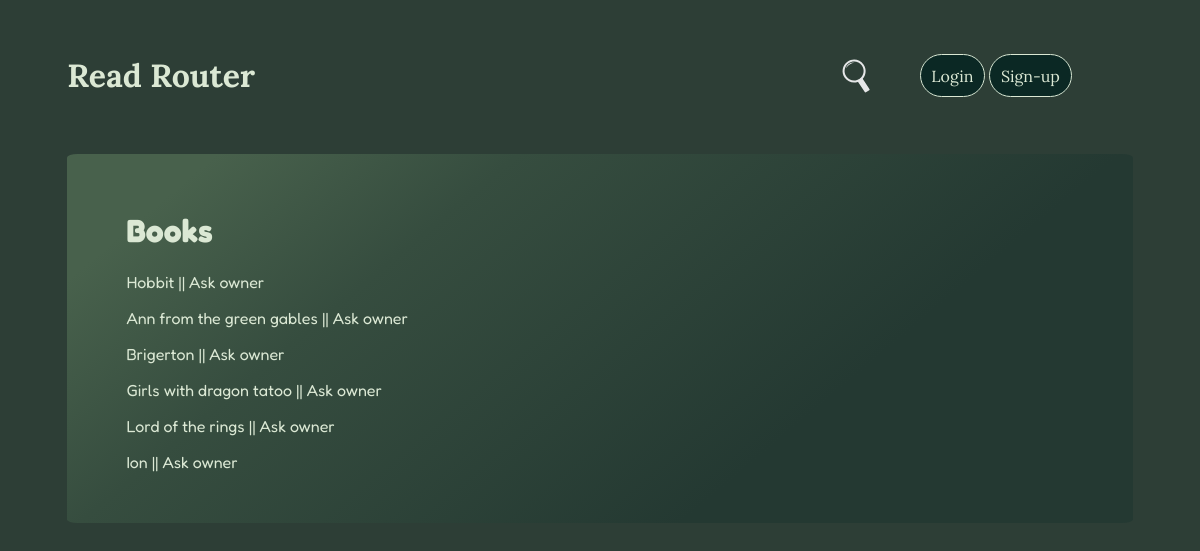
The app's page /books, older data.
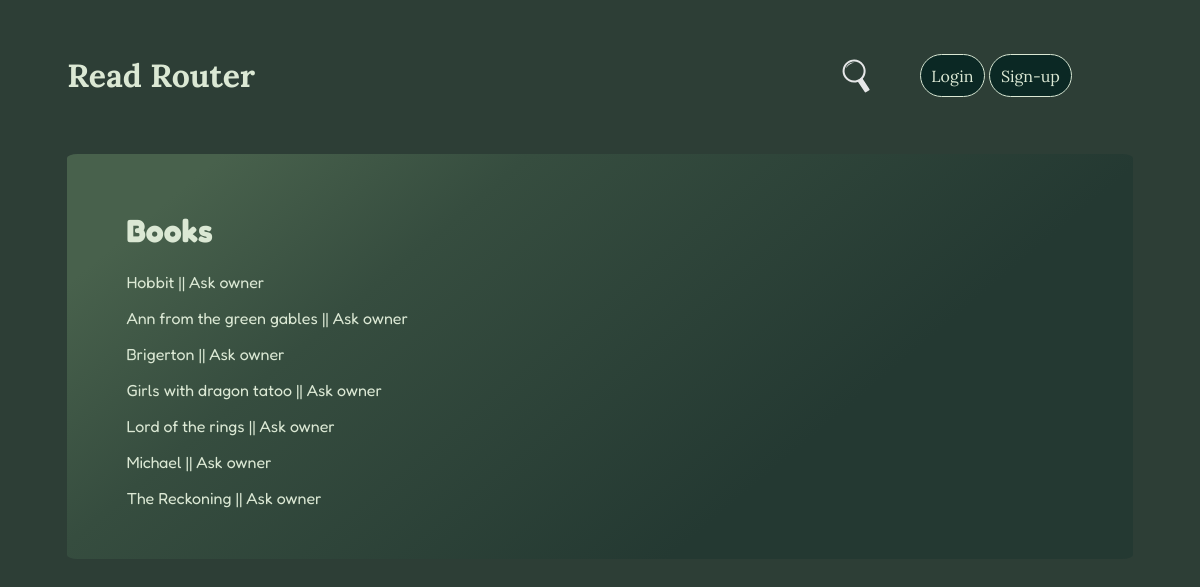
The same page, newer data.
### myapp/core/models/book.py (models this page shows, shortened)
class Book(db.Model):
    __tablename__ = 'book'
    id = db.Column(db.Integer, primary_key=True)
    title = db.Column(db.String(50), nullable=True)
    author = db.Column(db.String(20))
    year_of_publication = db.Column(db.String(5))
    about = db.Column(db.String)
    owner = db.Column(db.Integer)
    user_id = db.Column(db.Integer, db.ForeignKey('user.id'))
    genre_id = db.Column(db.Integer, db.ForeignKey('genre.id'), nullable=True, default=None)

### myapp/core/routes/main.py (the view)
@main.route('/books', methods=['GET'])
def index_books():
    template = f'{template_folder}/books.html'
    return render_template(template, books_res=Book.query.all())

### myapp/templates/pages/main/books.html
{% extends "base.html" %}
{% block content %}
    <div class="sections">
        <h1>Books</h1>
        <div class="user-card">
            {% for book in books_res %}
            <p> {{ book.title }} || <a href="user/{{ book.owner }}">Ask owner</a> </p>
            {% endfor %}
        </div>
    </div>
{% endblock %}

Row changes from the older to the newer data that the page shows:
changed Book: title "Ion" → "Michael"
added Book: title "The Reckoning"
